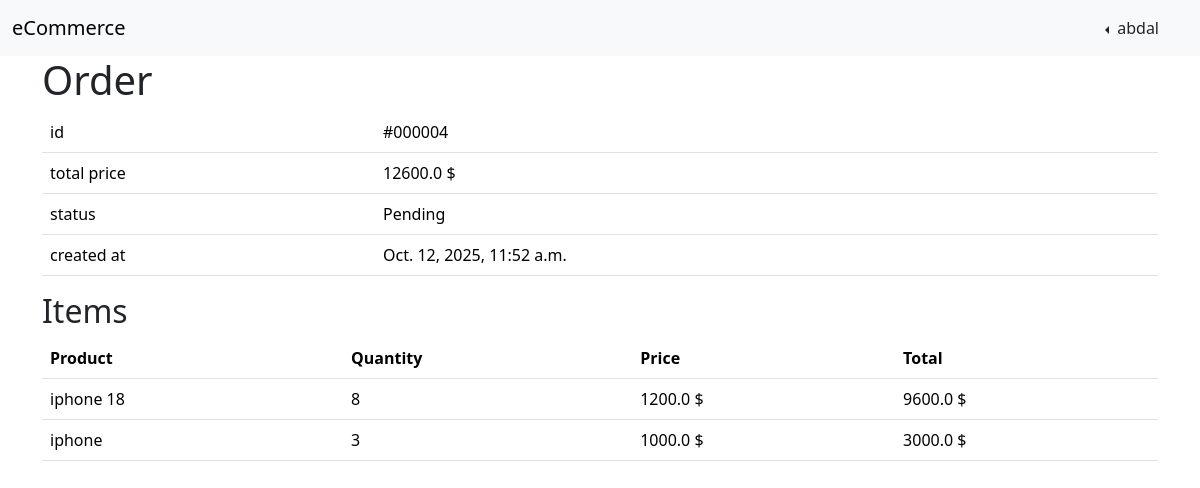
The page /order/show/4/ (signed in) on the database its author committed.
### store/models.py (models this page shows)
class Order(models.Model):
    id = models.IntegerField(primary_key=True, auto_created=True, unique=True, editable=False)
    user = models.ForeignKey('auth.User', on_delete=models.CASCADE)
    total_price = models.FloatField(default=0.0)
    status = models.CharField(max_length=100, default='Pending')
    created_at = models.DateTimeField(auto_now_add=True)
    updated_at = models.DateTimeField(auto_now=True)

class OrderItem(models.Model):
    id = models.IntegerField(primary_key=True, auto_created=True, unique=True, editable=False)
    order = models.ForeignKey(Order, on_delete=models.CASCADE)
    cart = models.ForeignKey(Cart, on_delete=models.CASCADE)

class Cart(models.Model):
    id = models.IntegerField(primary_key=True, auto_created=True, unique=True, editable=False)
    user = models.ForeignKey('auth.User', on_delete=models.CASCADE)
    product = models.ForeignKey(Product, on_delete=models.CASCADE)
    qty = models.IntegerField(default=0)

class Product(models.Model):
    id = models.IntegerField(primary_key=True, auto_created=True, unique=True, editable=False)
    user = models.ForeignKey('auth.User', on_delete=models.CASCADE)
    name = models.CharField(max_length=200)
    details = models.TextField()
    qty = models.IntegerField(default=0)
    price = models.FloatField(default=1.0)

### store/views.py (the view)
# urls.py: path('order/show/<int:id>/', view.order_show, name='order.show'),
@login_required
def order_show(request, id):
    order = get_object_or_404(Order, id=id)
    order.id_text = str(order.id).zfill(6)
    order_items = OrderItem.objects.filter(order=order)
    for item in order_items:
        item.cart.total = item.cart.qty * item.cart.product.price
    context = {"order": order, "order_items": order_items}
    return render(request, "order/show.html", context)

### store/templates/order/show.html
{% extends 'base.html' %} {% block title %} Order {% endblock %}
{% block content %}
<h1>Order</h1>
<table class="table">
    <tr>
        <td>id</td>
        <td>#{{ order.id_text }}</td>
        <td></td>
    </tr>
    <tr>
        <td>total price</td>
        <td>{{ order.total_price }} $</td>
        <td></td>
    </tr>
    <tr>
        <td>status</td>
        <td>{{ order.status }}</td>
        <td></td>
    </tr>
    <tr>
        <td>created at</td>
        <td>{{ order.created_at }}</td>
        <td></td>
    </tr>
</table>
<h2>Items</h2>
<table class="table">
    <thead>
        <th>Product</th>
        <th>Quantity</th>
        <th>Price</th>
        <th>Total</th>
    </thead>
    {% for item in order_items %}
    <tr>
        <td>{{ item.cart.product.name }}</td>
        <td>{{ item.cart.qty }}</td>
        <td>{{ item.cart.product.price }} $</td>
        <td>{{ item.cart.total }} $</td>
    </tr>
    {% endfor %}
</table>
{% endblock %}

### account/templates/base.html (shortened to what this page needs)
<!DOCTYPE html>
<html lang="en">
<head>
  <link href="https://cdn.jsdelivr.net/npm/bootstrap@5.3.8/dist/css/bootstrap.min.css" rel="stylesheet"
 />
</head>
<body>
  <nav class="navbar navbar-expand-lg bg-body-tertiary">
    <div class="container-fluid">
      <a class="navbar-brand" href="{% url 'store.index' %}">eCommerce</a>
      <div class="collapse navbar-collapse" id="navbarNav">
        <ul class="navbar-nav ms-auto me-3">
          {% if user.is_authenticated %}
          <li class="nav-item dropstart">
            <button class="btn dropdown-toggle" data-bs-toggle="dropdown" aria-expanded="false">
              {{ user.username }}
            </button>
                  {% load static %}
          </li>
          {% endif %}
        </ul>
      </div>
    </div>
  </nav>
  <div class="container">
    {% block content %}
    {% endblock %}
  </div>
</body>
</html>

### rows shown on the page
Order: id_text "000004", total_price "12600.0", status "Pending", created_at "Oct. 12, 2025, 11:52 a.m."
OrderItem: cart.product.name "iphone 18", cart.qty "8", cart.product.price "1200.0", cart.total "9600.0"
OrderItem: cart.product.name "iphone", cart.qty "3", cart.product.price "1000.0", cart.total "3000.0"

### other values the page prints
{{ user.username }} "abdal"
